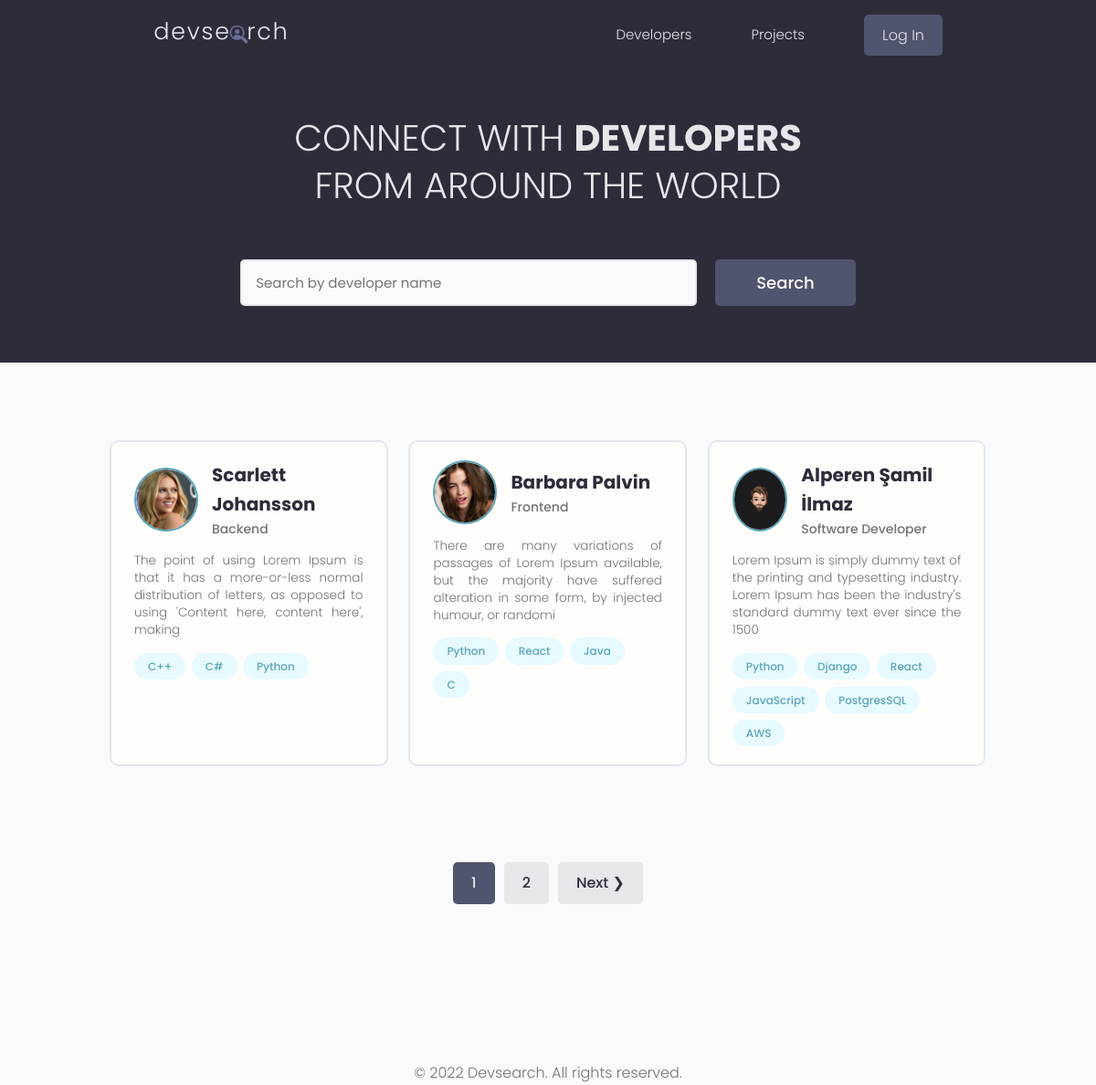
The page / on the database its author committed.
### users/models.py (models this page shows, shortened)
class Profile(models.Model):
    user = models.OneToOneField(User, on_delete=models.CASCADE, null=True, blank=True)
    name = models.CharField(max_length=128, blank=True, null=True)
    email = models.EmailField(max_length=256, blank=True, null=True)
    username = models.CharField(max_length=128, blank=True, null=True)
    location = models.CharField(max_length=128, blank=True, null=True)
    short_intro = models.CharField(max_length=128, blank=True, null=True)
    bio = models.TextField(blank=True, null=True)
    profile_image = models.ImageField(null=True, blank=True, upload_to='profiles/', default='profiles/user-default.png')
    social_github = models.CharField(max_length=128, blank=True, null=True)
    social_stackoverflow = models.CharField(max_length=128, blank=True, null=True)
    social_twitter = models.CharField(max_length=128, blank=True, null=True)
    social_linkedin = models.CharField(max_length=128, blank=True, null=True)
    social_instagram = models.CharField(max_length=128, blank=True, null=True)
    social_website = models.CharField(max_length=128, blank=True, null=True)
    created = models.DateTimeField(auto_now_add=True)
    id = models.UUIDField(default=uuid.uuid4, unique=True, primary_key=True, editable=False)

class Skill(models.Model):
    owner = models.ForeignKey(Profile, on_delete=models.CASCADE, null=True, blank=True)
    name = models.CharField(max_length=128, blank=True, null=True)
    description = models.TextField(null=True, blank=True)
    created = models.DateTimeField(auto_now_add=True)
    id = models.UUIDField(default=uuid.uuid4, unique=True, primary_key=True, editable=False)
    def __str__(self):
        return str(self.name)

### users/views.py (the view)
# urls.py: path('', views.profiles, name='profiles'),
def profiles(request):
    profiles, search_query = search_profiles(request)
    custom_range, profiles = paginate_profiles(request, profiles, 3)
    context = {'profiles': profiles, 'search_query': search_query, 'custom_range': custom_range}
    return render(request, 'users/profiles.html', context)

### users/utlis.py (called while the page is built)
def paginate_profiles(request, profiles, results):
    page = request.GET.get('page')
    paginator = Paginator(profiles, results)
    try:
        profiles = paginator.page(page)
    except PageNotAnInteger:
        page = 1
        profiles = paginator.page(page)
    except EmptyPage:
        page = paginator.num_pages
        profiles = paginator.page(page)
    left_index = (int(page) - 4)
    if left_index < 1:
        left_index = 1
    right_index = (int(page) + 5)
    if right_index > paginator.num_pages:
        right_index = paginator.num_pages + 1
    custom_range = range(left_index, right_index)
    return custom_range, profiles

def search_profiles(request):
    search_query = ''
    if request.GET.get('search_query'):
        search_query = request.GET.get('search_query')
    skills = Skill.objects.filter(name__icontains=search_query)
    profiles = Profile.objects.distinct().filter(Q(name__icontains=search_query) |
                                                 Q(short_intro__icontains=search_query) |
                                                 Q(skill__in=skills))
    return profiles, search_query

### users/templates/users/profiles.html (shortened to what this page needs)
{% extends 'main.html' %}
{% block content %}
    <main class="home">
    <section class="hero-section text-center">
      <div class="container container--narrow">
        <div class="hero-section__box">
          <h2>CONNECT WITH <span>DEVELOPERS</span></h2>
          <h2>FROM AROUND THE WORLD</h2>
        </div>
        <div class="hero-section__search">
          <form id="searchForm" class="form" action="{% url 'profiles' %}" method="GET">
            <div class="form__field">
              <input class="input input--text" id="formInput#search" type="text" name="search_query"
               value = "{{ search_query }}" placeholder="Search by developer name" />
            </div>
            <input class="btn btn--sub btn--lg" type="submit" value="Search" />
          </form>
        </div>
      </div>
    </section>
    <section class="devlist">
      <div class="container">
        <div class="grid grid--three">
            {% for profile in profiles %}
              <div class="column card">
                <div class="dev">
                  <a href="{% url 'user-profile' profile.id %}" class="card__body">
                    <div class="dev__profile">
                      <img class="avatar avatar--md" src="{{ profile.profile_image.url }}" alt="image" />
                      <div class="dev__meta">
                        <h3>{{ profile.name }}</h3>
                        <h5>{{ profile.short_intro|slice:"60" }}</h5>
                      </div>
                    </div>
                    <p class="dev__info">{{ profile.bio|slice:"150" }}</p>
                    <div class="dev__skills">
                        {% for skill in profile.skill_set.all|slice:"6" %}
                          <span class="tag tag--pill tag--main">
                            <small>{{ skill }}</small>
                          </span>
                        {% endfor %}
                    </div>
                  </a>
                </div>
              </div>
            {% endfor %}
        </div>
      </div>
    </section>
    {% include 'pagination.html' with queryset=profiles custom_range=custom_range %}
  </main>
{% endblock content %}

### static/styles/app.css (style rules this page uses)
:root { --color-sub: #2d2d39; }
.btn--sub { background-color: var(--color-sub-light); }
.card { border: 2px solid var(--color-light); }
img { width: 100%; }
.hero-section { height: 40vh; display: flex; align-items: center; background-color: var(--color-sub); }
.hero-section__box { margin-bottom: 4rem; }
.hero-section__box > h2, .hero-section__box > h2 > span { font-size: 4rem; color: var(--color-light); line-height: 1.3; text-transform: uppercase; }
.hero-section__box > h2 { font-weight: 300; }
.hero-section__box > h2 > span { font-weight: 700; }
.hero-section__search > .form { display: flex; align-items: center; justify-content: center; gap: 2rem; }
.hero-section__search > .form input.input--text { width: 50rem; }
.devlist { margin-top: 8rem; }
.devlist .grid { align-items: stretch; }
.devlist .dev .dev__profile { display: flex; align-items: center; gap: 1.5rem; }
.devlist .dev .dev__meta h3 { color: var(--color-sub); font-size: 2rem; font-weight: 700; }
.devlist .dev .dev__meta h5 { color: var(--color-text); font-size: 1.4rem; font-weight: 500; }
.devlist .dev .dev__info { margin: 1.5rem 0; font-size: 1.35rem; line-height: 1.4; text-align: justify; }

### static/uikit/styles/modules/_variables.css (style rules this page uses)
:root { --color-main: #5aa5b9; --color-main-light: #e6faff; --color-sub: #3f4156; --color-sub-light: #51546e; --color-sub-lighter: #ededfd; --color-text: #737373; --color-gray: #8b8b8b; --color-light: #e5e7eb; --color-light-gray: #767676; --color-bg: #f8fafd; --color-white: #fffefd; --color-white-light: #f3f3f3; --color-success: #359e64; --color-success-bg: #def8e8; --color-error: #fc4b0b; --color-error-bg: #fff2ee; --font-base: 'Poppins', arial, helvetica, 'Segoe UI', roboto, ubuntu, sans-serif; --font-monospace: 'Fira Code', 'Courier New', courier, monospace; --font-regular: 300; --font-medium: 500; --font-bold: 700; --generic-shadow: 1px 1px 5px #00000010; --generic-transition: all 0.3s ease-in-out; }

### static/uikit/styles/modules/_base.css (style rules this page uses)
* { margin: 0; padding: 0; box-sizing: border-box; text-rendering: optimizeLegibility; color: inherit; font-size: inherit; }
html { font-size: 50%; }
@media only screen and (min-width: 480px) { html { font-size: 56.25%; } }
@media only screen and (min-width: 1200px) { html { font-size: 62.5%; } }
body { line-height: 1.6; font-weight: 400; font-size: 1.5rem; color: var(--color-text); background-color: var(--color-bg); min-height: 100vh; }

### static/uikit/styles/modules/_typography.css (style rules this page uses)
* { font-family: var(--font-base); }
h2 { font-size: 3.6rem; font-weight: var(--font-bold); }
h3 { font-size: 3.2rem; font-weight: var(--font-medium); }
h5 { font-size: 2.4rem; font-weight: var(--font-medium); }
h5, h6 { font-weight: var(--font-regular); }
p, span, strong { font-size: 1.6rem; color: var(--color-text); font-weight: var(--font-regular); }
a { padding-bottom: 2px; text-decoration: none; display: inline-block; color: var(--color-main); font-weight: var(--font-medium); }

### static/uikit/styles/modules/_utilities.css (style rules this page uses)
.container { width: 92%; max-width: 165rem; margin: 0 auto; box-sizing: border-box; }
.container--narrow { width: 92%; max-width: 120rem; }
@media screen and (min-width: 1000px) { .container { width: 90%; } }
@media screen and (min-width: 1000px) { .container--narrow { width: 85%; } }
@media screen and (min-width: 1200px) { .container { width: 80%; } }
@media screen and (min-width: 1200px) { .container--narrow { width: 72%; } }
.text-center { text-align: center; }

### static/uikit/styles/modules/_avatar.css (style rules this page uses)
.avatar { border-radius: 50%; border: 2px solid var(--color-main); object-fit: cover; }
.avatar--md { height: 7rem; width: 7rem; }

### static/uikit/styles/modules/_button.css (style rules this page uses)
.btn { display: inline-block; position: relative; cursor: pointer; background-color: var(--color-light); font-weight: var(--font-medium); color: var(--color-sub); text-decoration: none; padding: 1rem 2rem; border-radius: 0.5rem; border: none; width: -webkit-fit-content; width: -moz-fit-content; width: fit-content; height: -webkit-fit-content; height: -moz-fit-content; height: fit-content; font-size: 1.6rem; outline-width: 0; outline-color: transparent; -webkit-backface-visibility: hidden; backface-visibility: hidden; transition: all 0.3s ease-in-out; }
.btn--sub { background-color: var(--color-sub); color: var(--color-white); }
.btn--lg { font-size: 1.8rem; padding: 1.2rem 4.5rem; }

### static/uikit/styles/modules/_card.css (style rules this page uses)
.card { border-radius: 1rem; background-color: var(--color-white); border: 1.5px solid var(--color-light); width: auto; height: auto; margin-top: 0.5rem; margin-bottom: 0.5rem; overflow: hidden; }
.card__body, .card__header { padding: 2rem 2.5rem; }

### rows shown on the page
Profile: profile_image (picture), name "Scarlett Johansson", short_intro "Backend", bio "The point of using Lorem Ipsum is that it has a more-or-less normal distribution of letters, as opposed to using 'Content here, content here', making"
Skill: name "C++"
Skill: name "C#"
Skill: name "Python"
Profile: profile_image (picture), name "Barbara Palvin", short_intro "Frontend", bio "There are many variations of passages of Lorem Ipsum available, but the majority have suffered alteration in some form, by injected humour, or randomi"
Skill: name "Python"
Skill: name "React"
Skill: name "Java"
Skill: name "C"
Profile: profile_image (picture), name "Alperen Şamil İlmaz", short_intro "Software Developer", bio "Lorem Ipsum is simply dummy text of the printing and typesetting industry. Lorem Ipsum has been the industry's standard dummy text ever since the 1500"
Skill: name "Python"
Skill: name "Django"
Skill: name "React"
Skill: name "JavaScript"
Skill: name "PostgresSQL"
Skill: name "AWS"

### other values the page prints
{{ page }} "1"
{{ page }} "2"
